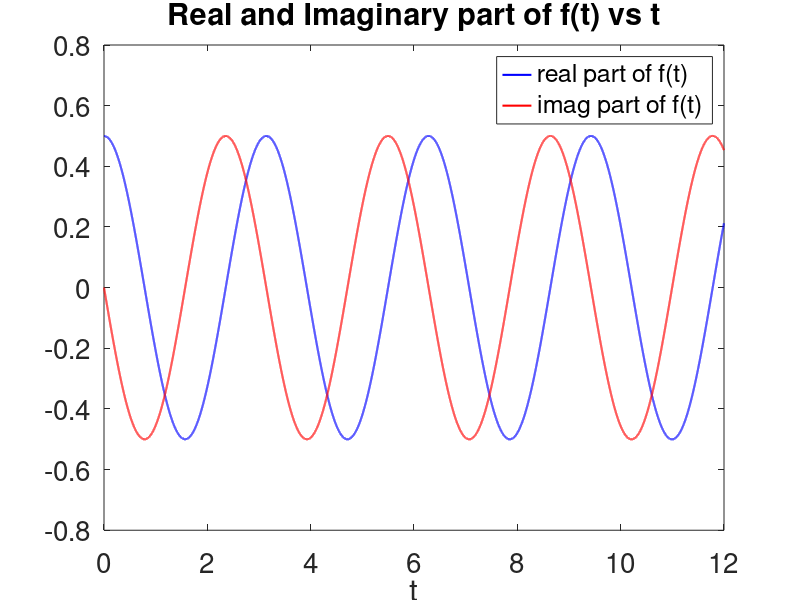
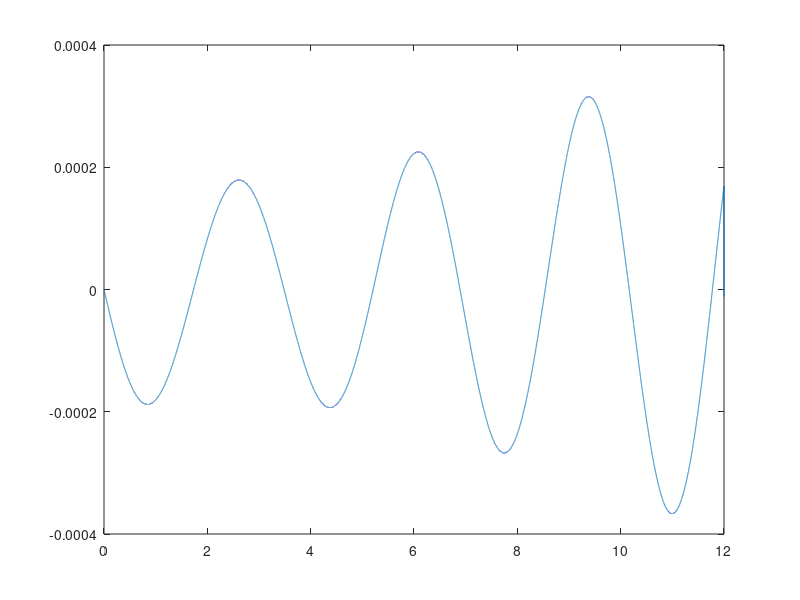

The MATLAB source for these figures, in order:
clear;

%solve d2f/dt2+w(t)^2*f=0
%solve a system of equations
%rename f to y and t to x( not the space coordinate )
%system of equations
% dydx = z -------> g(x,y,z)
% dzdx = -1*w^2(x)*y----> h(x,y,z)

tmin=0;
tmax=12;
nt=120000;
dt=2*((tmax-tmin)/nt);
% t=zeros(1,nt);
% for i=1:nt
%     t(i)=i*dt;
% end
t=linspace(tmin,tmax,nt);
%  w initial and w final

w_i=2;
% w_f=6;
% 
% a=(w_f+w_i)/2;
% b=(w_f-w_i)/2;
% 
% dT=1;
w=2*ones(1,nt);
% w=a+(b*tanh((t-(tmax/2))/dT));
% figure(1)
% plot(t,w)

% RK 4
f=zeros(1,nt);
g=zeros(1,nt);

% initial condition
f(1)=1/sqrt(2*w_i);
g(1)=-1i*w_i*1/sqrt(2*w_i);
for n=1:2:nt-2
    k1=dt*(g(n));
    l1=dt*(-1*f(n)*w(n)^2);
    k2=dt*(g(n)+l1/2);
    l2=dt*(-1*(f(n)+k1/2)*w(n+1)^2);
    k3=dt*(g(n)+l2/2);
    l3=dt*(-1*(f(n)+k2/2)*w(n+1)^2);
    k4=dt*(g(n)+l3/2);
    l4=dt*(-1*(f(n)+k3/2)*w(n+2)^2);
    f(n+2)=f(n)+(1/6)*(k1+2*k2+2*k3+k4);
    g(n+2)=g(n)+(1/6)*(l1+2*l2+2*l3+l4);
end
nt1=nt/2;
t1=linspace(tmin,tmax,nt1);
f_new=zeros(1,nt1);
f_new(1)=f(1);
for i=2:nt1-1
f_new(i)=f(2*i+1);
end
f_new(nt1)=f_new(nt1-1);
figure(1)
plot(t1,real(f_new),'-b','Linewidth',1.5)
hold on
plot(t1,imag(f_new),'-r','Linewidth',1.5)
title('Real and Imaginary part of f(t) vs t')
xlabel('t')
set(gca,'fontsize',20)
legend('real part of f(t)','imag part of f(t)')
f_ex=(1/2)*exp(-1i*2*t1);
e1=real(f_new-f_ex);
figure(2)
plot(t1,e1)
% alpha=zeros(1,nt/2);
% beta=zeros(1,nt/2);
% for i=2:nt/2-1
% 
% f_out_a=sqrt(1/(2*w_f))*exp(-1i*w_f*t1(i));
% f_out_b=conj(f_out_a);
% df_out_a=-1i*w_f*f_out_a;
% df_out_b=1i*w_f*f_out_b;
% 
% df_in= (conj(f_new(i+1))-conj(f_new(i-1)))/(2*dt);
% 
% alpha(i)=1i*(conj(f_new(i))*df_out_a-df_in*f_out_a);
% beta(i)=1i*((conj(f_new(i))*df_out_b-df_in*f_out_b));
% 
% alpha(nt/2)=alpha(nt/2-1);
% alpha(1)=alpha(2);
% beta(nt/2)=beta(nt/2-1);
% beta(1)=beta(2);
% end
% 
% figure(2)
% 
% alpha_1=abs(alpha);
% beta_1=abs(beta);
% 
% plot(t1,alpha_1,'-b','Linewidth',1.5)
% hold on
% plot(t1,beta_1,'-r','Linewidth',1.5)
% title('absolute value of alpha and beta vs t')
% xlabel('t')
% set(gca,'fontsize',20)
% legend('abs(Alpha)','abs(Beta)')
% 
% figure(3)
% 
% alpha_real=real(alpha);
% alpha_imag=imag(alpha);
% 
% plot(t1,alpha_real,'Linewidth',1.5)
% hold on
% plot(t1,alpha_imag,'Linewidth',1.5)
% title('real and imaginary part of alpha vs t')
% xlabel('t')
% set(gca,'fontsize',20)
% 
% figure(5)
% 
% beta_real=real(beta);
% beta_imag=imag(beta);
% 
% plot(t1,beta_real,'Linewidth',1.5)
% hold on
% plot(t1,beta_imag,'Linewidth',1.5)
% title('real and imaginary part of beta vs t')
% xlabel('t')
% set(gca,'fontsize',20)
% 
% figure(6)
% 
% beta_2=beta_1.^2;
% 
% plot(t1,beta_2,'Linewidth',1.5)
% title('out Number operator (abs(beta))^2 vs t')
% xlabel('t')
% ylabel('out Number operator')
% set(gca,'fontsize',20)
% 
% g=zeros(1,nt/2);
% 
% for j=1:nt/2
% 
%    g(j)=abs(alpha(j))^2-abs(beta(j))^2;
%    
% end
% 
% figure(7)
% plot(t1,g,'Linewidth',1.5)
% title('abs(alpha)^2 - abs(beta)^2 vs t')
% xlabel('t')
% ylabel('abs(alpha)^2 - abs(beta)^2')
% set(gca,'fontsize',20)
% % Proability
% % Only consider the first 3 even terms for comparison with the Schrodinger
% % numerical solution
% % 
% alpha_p=alpha_1(nt/2-2000);
% beta_p=beta_1(nt/2-2000);
% 
% A=conj(beta_p)/(2*alpha_p);
% N=sqrt(1/abs(alpha_p));
% 
% C0=(abs(N))^2;
% C2=(abs(N*sqrt(2)*(A)))^2;
% C4=(abs(N*sqrt(6)*(A^2)))^2;
% 
% n=0:1:4;
% 
% figure(8)
% plot(n(1),C0,'b*','Markersize', 15)
% hold on
% plot(n(3),C2,'b*','Markersize', 15)
% plot(n(5),C4,'b*','Markersize', 15)
% axis([-0.1 5 0 1])
